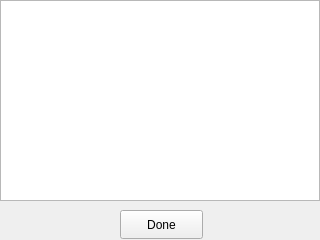
<?xml version="1.0" encoding="UTF-8"?>
<ui version="4.0">
 <class>Collection</class>
 <widget class="QMainWindow" name="Collection">
  <property name="geometry">
   <rect>
    <x>0</x>
    <y>0</y>
    <width>320</width>
    <height>240</height>
   </rect>
  </property>
  <property name="windowTitle">
   <string>MainWindow</string>
  </property>
  <widget class="QWidget" name="centralwidget">
   <widget class="QListView" name="listView">
    <property name="geometry">
     <rect>
      <x>0</x>
      <y>0</y>
      <width>320</width>
      <height>201</height>
     </rect>
    </property>
   </widget>
   <widget class="QPushButton" name="doneButton">
    <property name="geometry">
     <rect>
      <x>120</x>
      <y>210</y>
      <width>83</width>
      <height>29</height>
     </rect>
    </property>
    <property name="text">
     <string>Done</string>
    </property>
   </widget>
  </widget>
 </widget>
 <resources/>
 <connections/>
</ui>
